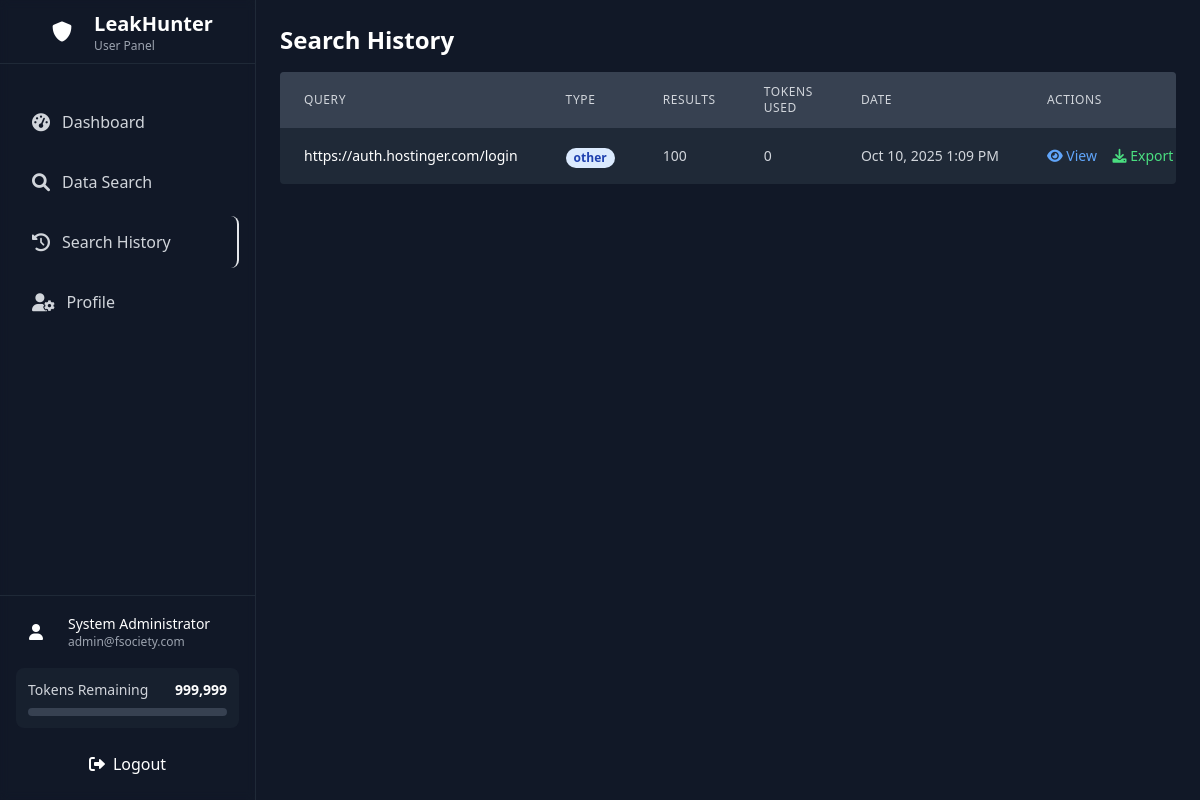
Page /user/history.php (signed in) on the committed database.
### tables this page shows
CREATE TABLE `users` (
  `id` int(11) NOT NULL,
  `email` varchar(255) NOT NULL,
  `password` varchar(255) NOT NULL,
  `full_name` varchar(255) NOT NULL,
  `api_token` varchar(500) DEFAULT NULL,
  `tokens_remaining` int(11) DEFAULT 9,
  `device_id` varchar(64) DEFAULT NULL,
  `role` enum('user','admin') DEFAULT 'user',
  `is_banned` tinyint(1) DEFAULT 0,
  `registration_date` timestamp NULL DEFAULT current_timestamp(),
  `created_at` timestamp NULL DEFAULT current_timestamp(),
  `updated_at` timestamp NULL DEFAULT current_timestamp() ON UPDATE current_timestamp(),
  `last_login` timestamp NULL DEFAULT NULL,
  `is_active` tinyint(1) DEFAULT 1
);

CREATE TABLE `search_history` (
  `id` int(11) NOT NULL,
  `user_id` int(11) NOT NULL,
  `query` varchar(500) NOT NULL,
  `results_count` int(11) DEFAULT 0,
  `tokens_used` int(11) DEFAULT 0,
  `search_type` enum('email','username','name','phone','other') DEFAULT 'other',
  `results_data` longtext DEFAULT NULL,
  `created_at` timestamp NULL DEFAULT current_timestamp()
);

### includes/config.php (called while the page is built, shortened)
<?php
class Database {
    private static $instance = null;
    private $connection;
    private function __construct() {
        try {
            $dsn = "mysql:host=" . DB_HOST . ";dbname=" . DB_NAME . ";charset=" . DB_CHARSET;
            $this->connection = new PDO($dsn, DB_USER, DB_PASS, [
                PDO::ATTR_ERRMODE => PDO::ERRMODE_EXCEPTION,
                PDO::ATTR_DEFAULT_FETCH_MODE => PDO::FETCH_ASSOC,
                PDO::ATTR_EMULATE_PREPARES => false,
            ]);
        } catch (PDOException $e) {
            error_log("Database connection failed: " . $e->getMessage());
            die("Database connection failed. Please check your configuration.");
        }
    }
    public static function getInstance() {
        if (self::$instance === null) {
            self::$instance = new self();
        }
        return self::$instance;
    }
    public function getConnection() {
        return $this->connection;
    }
}
function getUserInfo() {
    try {
        $db = Database::getInstance()->getConnection();
        $stmt = $db->prepare("SELECT * FROM users WHERE id = ? AND is_active = 1 AND is_banned = 0");
        $stmt->execute([$_SESSION['user_id']]);
        return $stmt->fetch();
    } catch (Exception $e) {
        error_log("Failed to get user info: " . $e->getMessage());
        return null;
    }
}
?>

### user/history.php (the view, shortened to what this page needs)
<?php
require_once '../includes/config.php';
$user = getUserInfo();
try {
    $db = Database::getInstance()->getConnection();
    $stmt = $db->prepare("SELECT id, query, search_type, results_count, tokens_used, created_at FROM search_history WHERE user_id = ? ORDER BY created_at DESC");
    $stmt->execute([$user['id']]);
    $searchHistory = $stmt->fetchAll();
} catch (Exception $e) {
    error_log("History fetch error: " . $e->getMessage());
    $error = 'Failed to load search history.';
    $searchHistory = [];
}
?>
<!DOCTYPE html>
<html lang="en">
<head>
    <script src="https://cdn.tailwindcss.com"></script>
    <link href="https://cdnjs.cloudflare.com/ajax/libs/font-awesome/6.0.0/css/all.min.css" rel="stylesheet">
</head>
<body class="bg-gray-900 min-h-screen text-white">
    <?php include 'sidebar.php'; ?>
    <div class="lg:ml-64 min-h-screen p-6">
        <h1 class="text-2xl font-bold mb-4">Search History</h1>
        <?php if (empty($searchHistory)): ?>
            <div class="bg-gray-800 p-8 rounded text-center">
                <i class="fas fa-history text-gray-600 text-4xl mb-4"></i>
                <h3 class="text-xl font-semibold mb-2">No Search History</h3>
                <p class="text-gray-400 mb-4">You haven't performed any searches yet.</p>
                <a href="search.php" class="bg-blue-600 hover:bg-blue-700 px-4 py-2 rounded">Start Your First Search</a>
            </div>
        <?php else: ?>
            <div class="bg-gray-800 rounded overflow-hidden">
                <div class="overflow-x-auto">
                    <table class="w-full">
                        <thead class="bg-gray-700">
                            <tr>
                                <th class="px-6 py-3 text-left text-xs font-medium text-gray-300 uppercase tracking-wider">Query</th>
                                <th class="px-6 py-3 text-left text-xs font-medium text-gray-300 uppercase tracking-wider">Type</th>
                                <th class="px-6 py-3 text-left text-xs font-medium text-gray-300 uppercase tracking-wider">Results</th>
                                <th class="px-6 py-3 text-left text-xs font-medium text-gray-300 uppercase tracking-wider">Tokens Used</th>
                                <th class="px-6 py-3 text-left text-xs font-medium text-gray-300 uppercase tracking-wider">Date</th>
                                <th class="px-6 py-3 text-left text-xs font-medium text-gray-300 uppercase tracking-wider">Actions</th>
                            </tr>
                        </thead>
                        <tbody class="divide-y divide-gray-700">
                            <?php foreach ($searchHistory as $search): ?>
                                <tr class="hover:bg-gray-700">
                                    <td class="px-6 py-4 whitespace-nowrap">
                                        <div class="text-sm text-white font-medium"><?php echo htmlspecialchars(substr($search['query'], 0, 50)); ?><?php echo strlen($search['query']) > 50 ? '...' : ''; ?></div>
                                    </td>
                                    <td class="px-6 py-4 whitespace-nowrap">
                                        <span class="px-2 inline-flex text-xs leading-5 font-semibold rounded-full bg-blue-100 text-blue-800">
                                            <?php echo htmlspecialchars($search['search_type']); ?>
                                        </span>
                                    </td>
                                    <td class="px-6 py-4 whitespace-nowrap text-sm text-gray-300">
                                        <?php echo number_format($search['results_count']); ?>
                                    </td>
                                    <td class="px-6 py-4 whitespace-nowrap text-sm text-gray-300">
                                        <?php echo number_format($search['tokens_used']); ?>
                                    </td>
                                    <td class="px-6 py-4 whitespace-nowrap text-sm text-gray-300">
                                        <?php echo date('M j, Y g:i A', strtotime($search['created_at'])); ?>
                                    </td>
                                    <td class="px-6 py-4 whitespace-nowrap text-sm font-medium">
                                        <a href="results.php?id=<?php echo $search['id']; ?>" class="text-blue-400 hover:text-blue-300 mr-3">
                                            <i class="fas fa-eye"></i> View
                                        </a>
                                        <a href="export.php?id=<?php echo $search['id']; ?>" class="text-green-400 hover:text-green-300 mr-3">
                                            <i class="fas fa-download"></i> Export
                                        </a>
                                    </td>
                                </tr>
                            <?php endforeach; ?>
                        </tbody>
                    </table>
                </div>
            </div>
        <?php endif; ?>
    </div>
</body>
</html>

### user/sidebar.php (shortened to what this page needs)
<?php
$current_page = basename($_SERVER['PHP_SELF']);
$user = getUserInfo();
?>
<div id="sidebar" class="fixed inset-y-0 left-0 z-40 w-64 bg-cyber-gray/95 backdrop-blur-sm border-r border-gray-800 transform -translate-x-full lg:translate-x-0 transition-transform duration-300 ease-in-out">
    <div class="flex items-center justify-center h-16 px-4 border-b border-gray-800">
        <div class="flex items-center space-x-3">
            <div class="w-10 h-10 bg-gradient-to-r from-cyber-green to-cyber-blue rounded-lg flex items-center justify-center">
                <i class="fas fa-shield-alt text-white text-xl"></i>
            </div>
            <div>
                <h1 class="text-xl font-bold text-white">LeakHunter</h1>
                <p class="text-xs text-gray-400">User Panel</p>
            </div>
        </div>
    </div>
    <nav class="mt-8 px-4">
        <ul class="space-y-2">
            <li>
                <a href="dashboard.php"
                   class="flex items-center px-4 py-3 text-gray-300 rounded-lg hover:bg-gray-800 hover:text-white transition-all group <?php echo $current_page === 'dashboard.php' ? 'bg-cyber-blue/20 text-cyber-blue border-r-2 border-cyber-blue' : ''; ?>">
                    <i class="fas fa-tachometer-alt mr-3 text-lg group-hover:text-cyber-blue transition-colors"></i>
                    <span class="font-medium">Dashboard</span>
                </a>
            </li>
            <li>
                <a href="search.php"
                   class="flex items-center px-4 py-3 text-gray-300 rounded-lg hover:bg-gray-800 hover:text-white transition-all group <?php echo $current_page === 'search.php' ? 'bg-cyber-blue/20 text-cyber-blue border-r-2 border-cyber-blue' : ''; ?>">
                    <i class="fas fa-search mr-3 text-lg group-hover:text-cyber-green transition-colors"></i>
                    <span class="font-medium">Data Search</span>
                </a>
            </li>
            <li>
                <a href="history.php"
                   class="flex items-center px-4 py-3 text-gray-300 rounded-lg hover:bg-gray-800 hover:text-white transition-all group <?php echo $current_page === 'history.php' ? 'bg-cyber-blue/20 text-cyber-blue border-r-2 border-cyber-blue' : ''; ?>">
                    <i class="fas fa-history mr-3 text-lg group-hover:text-cyber-purple transition-colors"></i>
                    <span class="font-medium">Search History</span>
                </a>
            </li>
            <li>
                <a href="profile.php"
                   class="flex items-center px-4 py-3 text-gray-300 rounded-lg hover:bg-gray-800 hover:text-white transition-all group <?php echo $current_page === 'profile.php' ? 'bg-cyber-blue/20 text-cyber-blue border-r-2 border-cyber-blue' : ''; ?>">
                    <i class="fas fa-user-cog mr-3 text-lg group-hover:text-cyber-blue transition-colors"></i>
                    <span class="font-medium">Profile</span>
                </a>
            </li>
        </ul>
    </nav>
    <div class="absolute bottom-0 left-0 right-0 p-4 border-t border-gray-800">
        <div class="flex items-center space-x-3 mb-4">
            <div class="w-10 h-10 bg-gradient-to-r from-cyber-purple to-cyber-blue rounded-full flex items-center justify-center">
                <i class="fas fa-user text-white"></i>
            </div>
            <div class="flex-1 min-w-0">
                <p class="text-sm font-medium text-white truncate"><?php echo htmlspecialchars($user['full_name']); ?></p>
                <p class="text-xs text-gray-400 truncate"><?php echo htmlspecialchars($user['email']); ?></p>
            </div>
        </div>
        <div class="bg-gray-800/50 rounded-lg p-3 mb-4">
            <div class="flex items-center justify-between">
                <span class="text-sm text-gray-300">Tokens Remaining</span>
                <span class="text-sm font-bold text-cyber-green"><?php echo number_format($user['tokens_remaining']); ?></span>
            </div>
            <div class="w-full bg-gray-700 rounded-full h-2 mt-2">
                <div class="bg-gradient-to-r from-cyber-green to-cyber-blue h-2 rounded-full transition-all duration-500"
                     style="width: <?php echo min(100, ($user['tokens_remaining'] / 9) * 100); ?>%"></div>
            </div>
        </div>
        <a href="logout.php"
           class="flex items-center justify-center w-full px-4 py-2 bg-cyber-red/20 text-cyber-red rounded-lg hover:bg-cyber-red/30 transition-all group">
            <i class="fas fa-sign-out-alt mr-2 group-hover:animate-pulse"></i>
            <span class="font-medium">Logout</span>
        </a>
    </div>
</div>

### rows in the picture
users: full_name "System Administrator", email "admin@fsociety.com", tokens_remaining "999,999"
search_history: query "https://auth.hostinger.com/login", search_type "other", results_count "100", tokens_used "0", created_at "Oct 10, 2025 1:09 PM"
